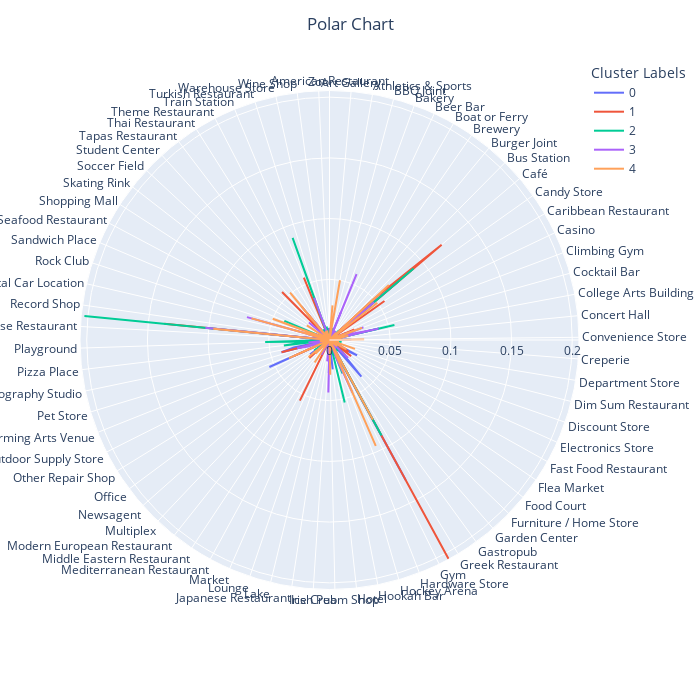

Notebook code for this chart:
### Code cell
polar=pd.melt(polar,id_vars=["Cluster Labels"])
fig1 = px.line_polar(polar, r="value", theta="variable", color="Cluster Labels",line_close=True,height=700,width=700)
fig1.update_layout(title_text="Polar Chart", title_x=0.5)
fig1.show()

### Figure 1 — Plotly figure (JSON) as saved in the notebook; plotly's stock layout.template omitted (floating-point values rounded to 4 significant figures; data arrays with more than 128 entries replaced by an {"elided": "..."} marker saying what was removed)
{"data": [{"hovertemplate": "Cluster Labels=0<br>value=%{r}<br>variable=%{theta}<extra></extra>", "legendgroup": "0", "line": {"color": "#636efa", "dash": "solid"}, "marker": {"symbol": "circle"}, "mode": "lines", "name": "0", "r": {"elided": "146 float values"}, "showlegend": true, "subplot": "polar", "theta": {"elided": "146 str values"}, "type": "scatterpolar"}, {"hovertemplate": "Cluster Labels=1<br>value=%{r}<br>variable=%{theta}<extra></extra>", "legendgroup": "1", "line": {"color": "#EF553B", "dash": "solid"}, "marker": {"symbol": "circle"}, "mode": "lines", "name": "1", "r": {"elided": "146 float values"}, "showlegend": true, "subplot": "polar", "theta": {"elided": "146 str values"}, "type": "scatterpolar"}, {"hovertemplate": "Cluster Labels=2<br>value=%{r}<br>variable=%{theta}<extra></extra>", "legendgroup": "2", "line": {"color": "#00cc96", "dash": "solid"}, "marker": {"symbol": "circle"}, "mode": "lines", "name": "2", "r": {"elided": "146 float values"}, "showlegend": true, "subplot": "polar", "theta": {"elided": "146 str values"}, "type": "scatterpolar"}, {"hovertemplate": "Cluster Labels=3<br>value=%{r}<br>variable=%{theta}<extra></extra>", "legendgroup": "3", "line": {"color": "#ab63fa", "dash": "solid"}, "marker": {"symbol": "circle"}, "mode": "lines", "name": "3", "r": {"elided": "146 float values"}, "showlegend": true, "subplot": "polar", "theta": {"elided": "146 str values"}, "type": "scatterpolar"}, {"hovertemplate": "Cluster Labels=4<br>value=%{r}<br>variable=%{theta}<extra></extra>", "legendgroup": "4", "line": {"color": "#FFA15A", "dash": "solid"}, "marker": {"symbol": "circle"}, "mode": "lines", "name": "4", "r": {"elided": "146 float values"}, "showlegend": true, "subplot": "polar", "theta": {"elided": "146 str values"}, "type": "scatterpolar"}], "layout": {"height": 700, "legend": {"title": {"text": "Cluster Labels"}, "tracegroupgap": 0}, "margin": {"t": 60}, "polar": {"angularaxis": {"direction": "clockwise", "rotation": 90}, "domain": {"x": [0, 1], "y": [0, 1]}}, "title": {"text": "Polar Chart", "x": 0.5}, "width": 700}}
